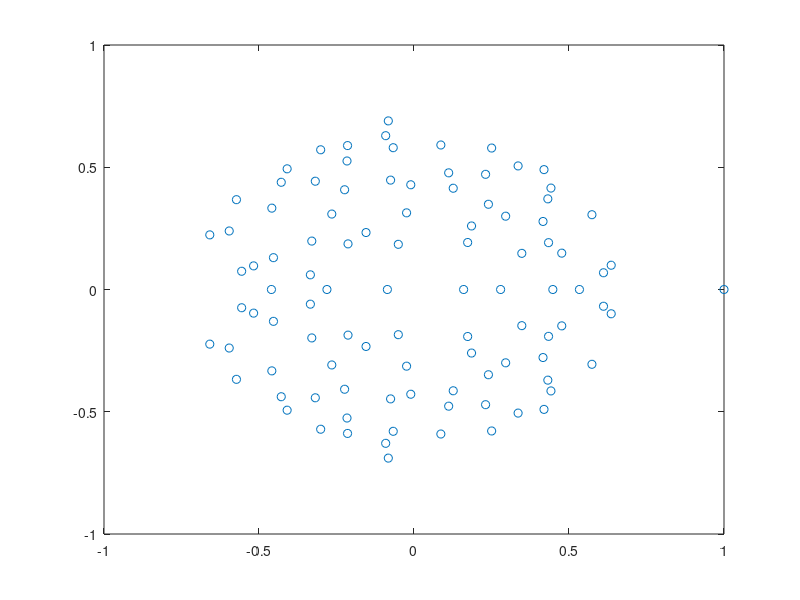

This chart was generated by the following MATLAB code: (Note: this script raises an error after producing the figure.)
n = 100;
I = eye(n);
A = 0.5*I(randperm(n),:)  + (max(2,randn(n,n))-2);
A = A - diag(diag(A));
L = A*diag(1./(max(1e-10,sum(A,1))));
spy(L);

%% 
r = real(eig(L));
i = imag(eig(L));
plot(r,i,"o");
hold on
plotcircle(1,0,0);
hold off

%% 
k = 0.85;
% Try different k
% k = 10;
% k = 20;
E = 1/n*ones(n);
S = k*L + (1-k)*E;
plot(eig(S),"o");
hold on
plotcircle(1,0,0);
hold off

function plotcircle(r,x,y)
th = 0:pi/100:2*pi;
f = r * exp(j*th) + x+j*y;
plot(real(f), imag(f)); 
end

